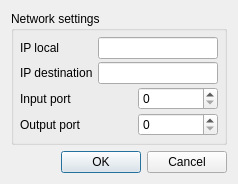
<?xml version="1.0" encoding="UTF-8"?>
<ui version="4.0">
 <class>AppSettings</class>
 <widget class="QWidget" name="AppSettings">
  <property name="geometry">
   <rect>
    <x>0</x>
    <y>0</y>
    <width>238</width>
    <height>183</height>
   </rect>
  </property>
  <property name="windowTitle">
   <string>Form</string>
  </property>
  <layout class="QGridLayout" name="gridLayout_1" columnstretch="0">
   <item row="0" column="0" alignment="Qt::AlignTop">
    <widget class="QGroupBox" name="groupBox_networkSettings">
     <property name="title">
      <string>Network settings</string>
     </property>
     <layout class="QGridLayout" name="gridLayout_2">
      <property name="leftMargin">
       <number>6</number>
      </property>
      <property name="topMargin">
       <number>6</number>
      </property>
      <property name="rightMargin">
       <number>6</number>
      </property>
      <property name="bottomMargin">
       <number>6</number>
      </property>
      <property name="spacing">
       <number>3</number>
      </property>
      <item row="0" column="0">
       <layout class="QHBoxLayout" name="horizontalLayout_1">
        <item>
         <widget class="QLabel" name="label_ipLocal">
          <property name="text">
           <string>IP local</string>
          </property>
         </widget>
        </item>
        <item>
         <spacer name="spacer_4">
          <property name="orientation">
           <enum>Qt::Horizontal</enum>
          </property>
          <property name="sizeHint" stdset="0">
           <size>
            <width>0</width>
            <height>20</height>
           </size>
          </property>
         </spacer>
        </item>
        <item>
         <widget class="QLineEdit" name="lineEdit_ipLocal">
          <property name="sizePolicy">
           <sizepolicy hsizetype="Fixed" vsizetype="Fixed">
            <horstretch>0</horstretch>
            <verstretch>0</verstretch>
           </sizepolicy>
          </property>
          <property name="minimumSize">
           <size>
            <width>120</width>
            <height>0</height>
           </size>
          </property>
          <property name="maximumSize">
           <size>
            <width>120</width>
            <height>16777215</height>
           </size>
          </property>
          <property name="font">
           <font>
            <bold>false</bold>
           </font>
          </property>
         </widget>
        </item>
       </layout>
      </item>
      <item row="1" column="0">
       <layout class="QHBoxLayout" name="horizontalLayout_2">
        <item>
         <widget class="QLabel" name="label_ipDestination">
          <property name="text">
           <string>IP destination</string>
          </property>
         </widget>
        </item>
        <item>
         <spacer name="spacer_5">
          <property name="orientation">
           <enum>Qt::Horizontal</enum>
          </property>
          <property name="sizeHint" stdset="0">
           <size>
            <width>0</width>
            <height>20</height>
           </size>
          </property>
         </spacer>
        </item>
        <item>
         <widget class="QLineEdit" name="lineEdit_ipDestination">
          <property name="sizePolicy">
           <sizepolicy hsizetype="Fixed" vsizetype="Fixed">
            <horstretch>0</horstretch>
            <verstretch>0</verstretch>
           </sizepolicy>
          </property>
          <property name="minimumSize">
           <size>
            <width>120</width>
            <height>0</height>
           </size>
          </property>
          <property name="maximumSize">
           <size>
            <width>120</width>
            <height>16777215</height>
           </size>
          </property>
          <property name="font">
           <font>
            <bold>false</bold>
           </font>
          </property>
         </widget>
        </item>
       </layout>
      </item>
      <item row="2" column="0">
       <layout class="QHBoxLayout" name="horizontalLayout_3">
        <item>
         <widget class="QLabel" name="label_portIn">
          <property name="text">
           <string>Input port</string>
          </property>
         </widget>
        </item>
        <item>
         <spacer name="spacer_1">
          <property name="orientation">
           <enum>Qt::Horizontal</enum>
          </property>
          <property name="sizeHint" stdset="0">
           <size>
            <width>0</width>
            <height>20</height>
           </size>
          </property>
         </spacer>
        </item>
        <item>
         <widget class="QSpinBox" name="spinBox_portIn">
          <property name="minimumSize">
           <size>
            <width>80</width>
            <height>0</height>
           </size>
          </property>
          <property name="maximum">
           <number>65535</number>
          </property>
         </widget>
        </item>
       </layout>
      </item>
      <item row="3" column="0">
       <layout class="QHBoxLayout" name="horizontalLayout_4">
        <item>
         <widget class="QLabel" name="label_portOut">
          <property name="text">
           <string>Output port</string>
          </property>
         </widget>
        </item>
        <item>
         <spacer name="spacer_2">
          <property name="orientation">
           <enum>Qt::Horizontal</enum>
          </property>
          <property name="sizeHint" stdset="0">
           <size>
            <width>40</width>
            <height>20</height>
           </size>
          </property>
         </spacer>
        </item>
        <item>
         <widget class="QSpinBox" name="spinBox_portOut">
          <property name="minimumSize">
           <size>
            <width>80</width>
            <height>0</height>
           </size>
          </property>
          <property name="maximum">
           <number>65535</number>
          </property>
         </widget>
        </item>
       </layout>
      </item>
     </layout>
    </widget>
   </item>
   <item row="1" column="0">
    <widget class="QDialogButtonBox" name="buttonBox">
     <property name="standardButtons">
      <set>QDialogButtonBox::Cancel|QDialogButtonBox::Ok</set>
     </property>
    </widget>
   </item>
  </layout>
 </widget>
 <tabstops>
  <tabstop>lineEdit_ipLocal</tabstop>
  <tabstop>lineEdit_ipDestination</tabstop>
  <tabstop>spinBox_portIn</tabstop>
  <tabstop>spinBox_portOut</tabstop>
 </tabstops>
 <resources/>
 <connections/>
</ui>
